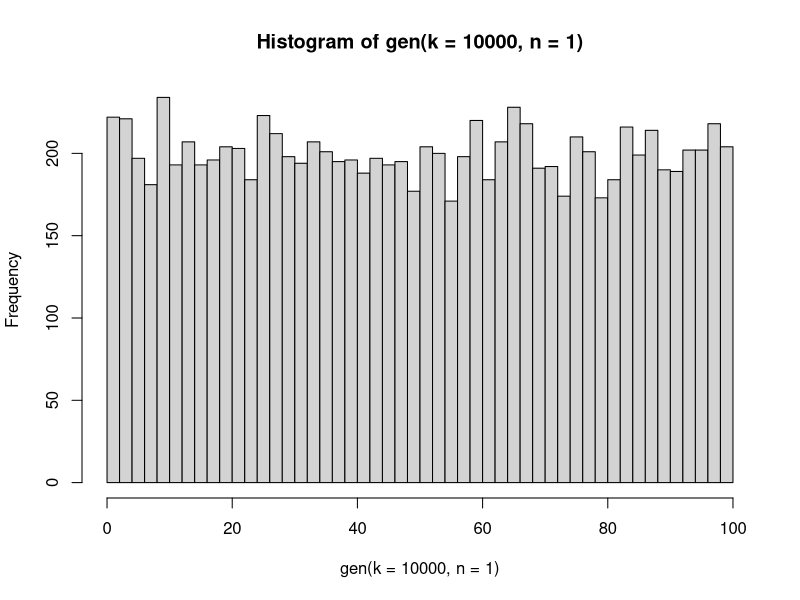
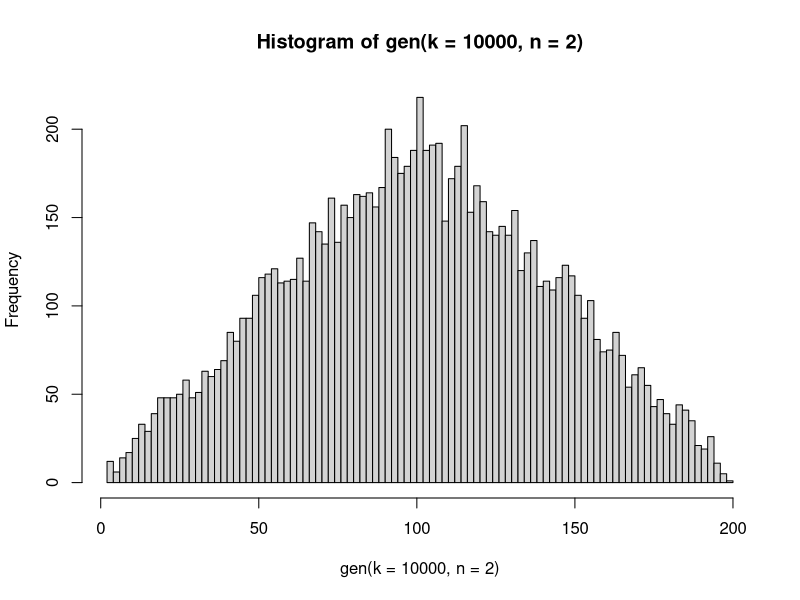
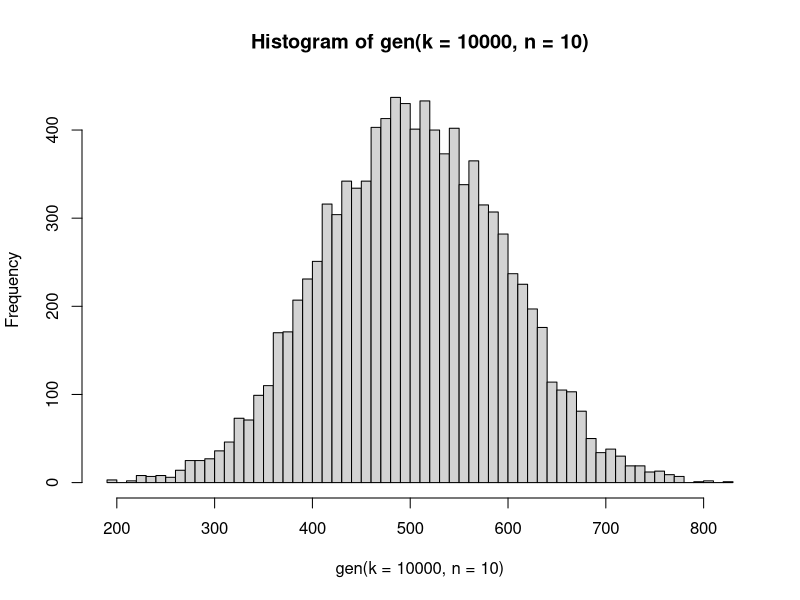
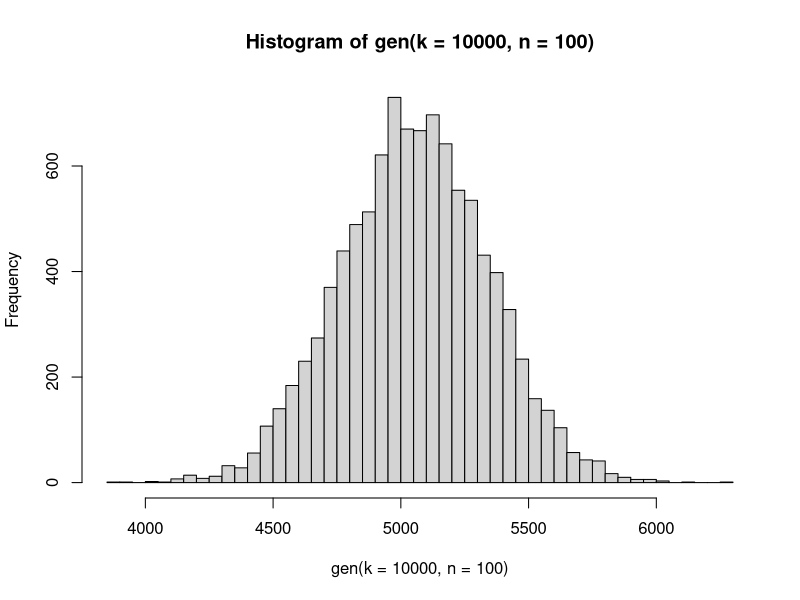
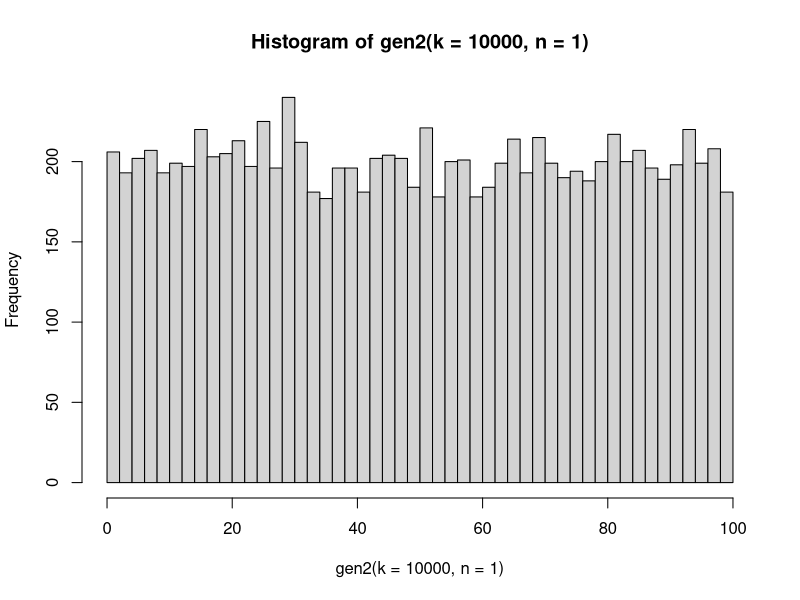
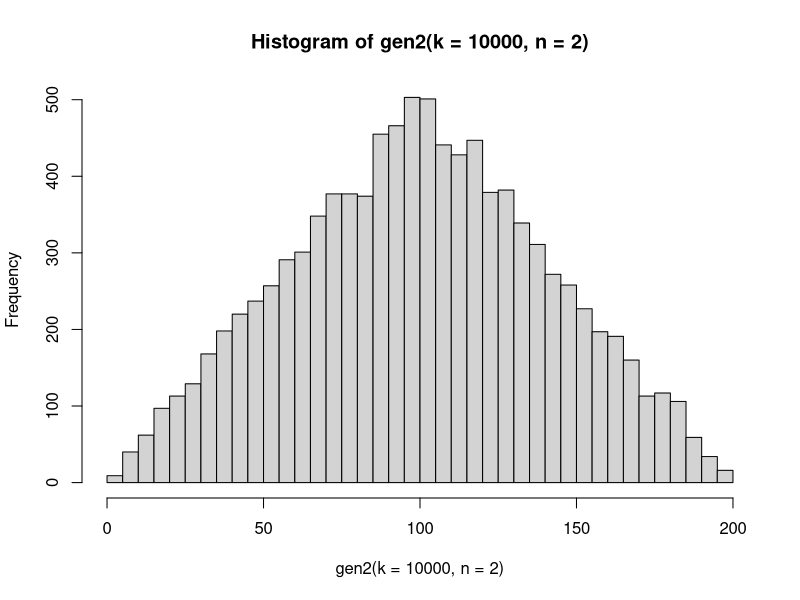
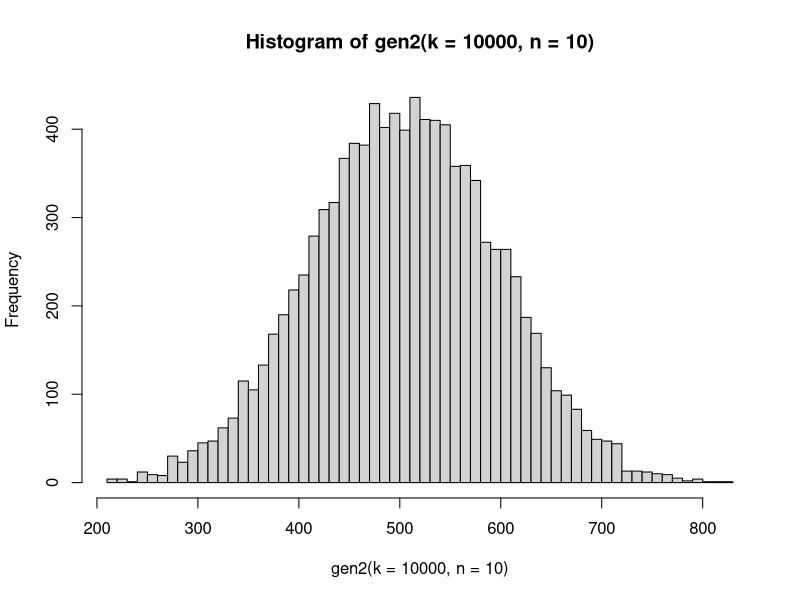
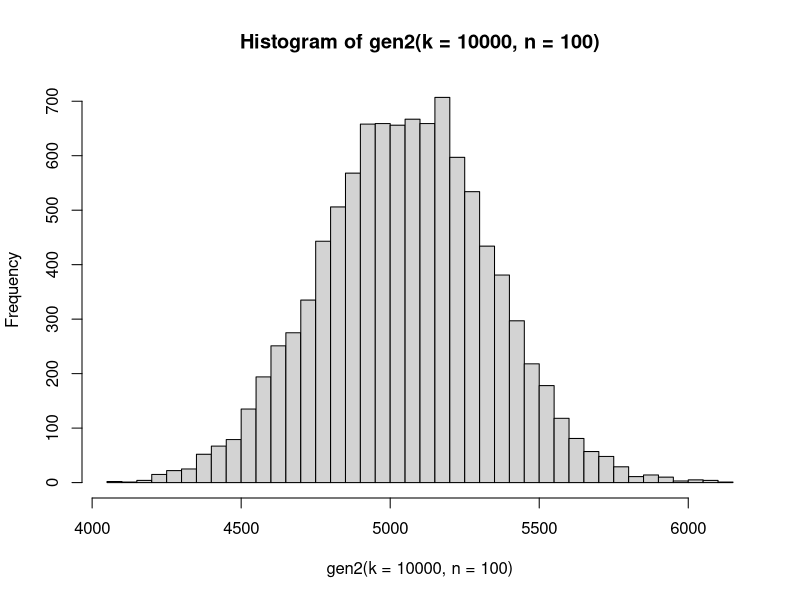

These charts were generated, in order, by the following R code:
## ---- chunk 1
knitr::opts_chunk$set(echo = T, warning = F, message = F)
knitr::opts_chunk$set(fig.width=8, fig.height=6) 
## ---- chunk 2
gen <- function(k=10, n=5){
  
  result <- c()
  for(i in 1:k){
    nums <- sample(1:100, size=n, replace=TRUE)
    result <- c( result, sum(nums) )
  }

  return(result)
}

## ---- chunk 3
hist( gen(k=10000, n=1), breaks = 50 )
## ---- chunk 4
hist( gen(k=10000, n=2), breaks = 101 )
## ---- chunk 5
hist( gen(k=10000, n=10), breaks = 50 )
## ---- chunk 6
hist( gen(k=10000, n=100), breaks = 50 )
## ---- chunk 7
aux <- function(n=5){

  nums <- sample(1:100, size=n, replace=TRUE)
  return( sum(nums) )
}

gen2 <- function(k=10, n=5){
  return( replicate(k, aux(n)) )
}
## ---- chunk 8
hist( gen2(k=10000, n=1), breaks = 50 )
## ---- chunk 9
hist( gen2(k=10000, n=2), breaks = 50 )
## ---- chunk 10
hist( gen2(k=10000, n=10), breaks = 50 )
## ---- chunk 11
hist( gen2(k=10000, n=100), breaks = 50 )
## ---- chunk 12
mean( mtcars[mtcars$am == 0, "mpg"] ) - mean( mtcars[mtcars$am == 1, "mpg"] )
## ---- chunk 13
mean( mtcars[mtcars$am == 0 & mtcars$wt > 3, "mpg"] ) - mean( mtcars[mtcars$am == 1 & mtcars$wt > 3, "mpg"] )
## ---- chunk 14
sum <- 0
for(i in 1:100){
  if(i%%2 == 0){
    sum <- sum + i
  }
}
sum
## ---- chunk 15
sum(seq(2,101,by=2))
## ---- chunk 16
spin <- function(){
  sample(0:36, size = 1)
}
## ---- chunk 17
red   <- c(32, 19, 21, 25, 34, 27, 36, 30, 23, 5, 16, 1, 14, 9, 18, 7, 12, 3)
black <- c(2,4,6,8,10,20,22,24,26,28,11,13,15,17,29,31,33,35)

compute_gain <- function(q=10){
  result <- spin()
  if(result %in% red){
    return(q)
  }
  else{
    return(-q)
  }
}
## ---- chunk 18
K=10000
winnings <- c()
for(i in 1:K){
  winnings <- c(winnings, compute_gain(1))
}
## ---- chunk 19
library(ggplot2)

results = data.frame(Round = 1:K, Cumulative_Winnings = cumsum(winnings) )

p <- ggplot(results, aes(x=Round, y=Cumulative_Winnings)) +  
  geom_line() + theme_minimal()

p
## ---- chunk 20
N <- 10000
x <- runif(N)
y <- runif(N)
# Compute how many points fall inside the quarter circle
points_inside <- sum(x^2 + y^2 <= 1)

# Estimate the value of pi: area of the quarter circle (pi/4) times the area of the square (1)
pi_estimate <- (points_inside / N) * 4
